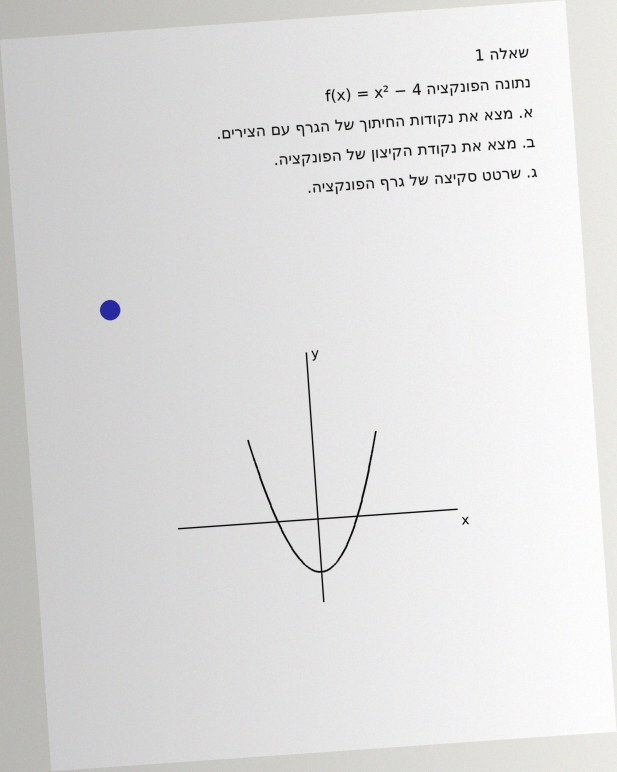
#> input picture exam_generator_v5/tests/fixtures/q1_photo.jpg, 1850 x 2314 px (shown at 1/3 size)
$ python -i preprocess.py   (imports and definitions only)
#> lines starting #> are read from the running program, lines starting #| are printed output that depends on the picture; after the words box and inside, x2 and y2 are one past the last pixel; in counts of white or black regions, pixels touching at a corner belong together
#> further down, picture is the input picture: PIL image 1850x2314 RGB; mean R, G, B 222.2, 222.2, 221.7
"""Image preparation for comparison / archiving (no AI)."""
from __future__ import annotations

import hashlib
import io

import numpy as np
from PIL import Image, ImageOps


def image_hash(data: bytes) -> str:
    return hashlib.sha256(data or b"").hexdigest()


def _otsu(gray: np.ndarray) -> int:
    hist = np.bincount(gray.ravel(), minlength=256).astype(float)
    total, sum_total = gray.size, float(np.dot(np.arange(256), hist))
    w_b = sum_b = 0.0
    best_t, best = 127, -1.0
    for t in range(256):
        w_b += hist[t]
        if w_b == 0:
            continue
        w_f = total - w_b
        if w_f == 0:
            break
        sum_b += t * hist[t]
        var = w_b * w_f * ((sum_b / w_b) - (sum_total - sum_b) / w_f) ** 2
        if var > best:
            best, best_t = var, t
    return best_t


def ink_mask(img: Image.Image, size: int = 160) -> np.ndarray:
    """Binary ink mask, cropped to content and resized to size x size (aspect kept, padded)."""
#> called with size = 160
    g = ImageOps.grayscale(img.convert("RGB"))
    arr = np.asarray(g, dtype=np.uint8)
    blur = np.asarray(g.resize((max(1, g.width // 16), max(1, g.height // 16))).resize(g.size, Image.Resampling.BILINEAR), dtype=np.int16)
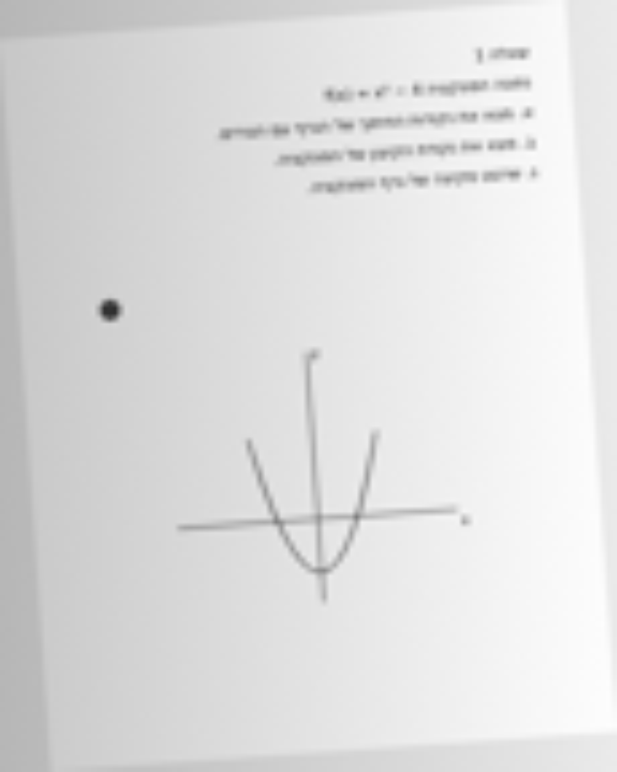
#> blur: shape (2314, 1850) int16 (shown at 1/3 size); min 45, max 253, mean 222.2
    flat = np.clip(arr.astype(np.int16) - blur + 200, 0, 255).astype(np.uint8)
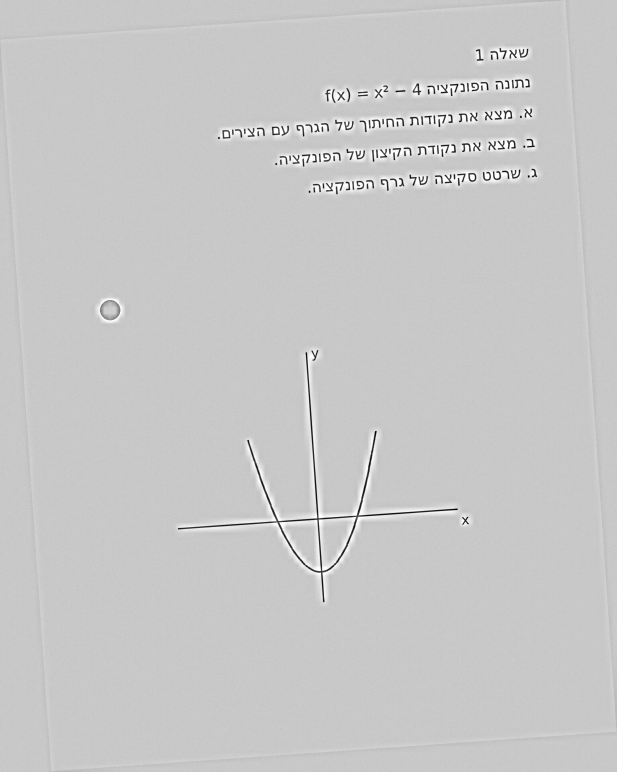
#> flat: shape (2314, 1850) (shown at 1/3 size); min 0, max 255, mean 200
    ink = flat < min(_otsu(flat), 185)
#> in _otsu, `hist = np.bincount(gray.ravel(), minlength=256).astype(float)`: hist = 256 values, max 767673 at index 200, min 17 at index 1, mean 16722.3
#> in _otsu, `total, sum_total = gray.size, float(np.dot(np.arange(256), hist))`: total = 4280900; sum_total = 856049437
#> the loop in _otsu, `for t in range(256):` made 256 passes
#> (w_b, w_f, sum_b, best) on passes 1 to 12: (96, 4280804, 0, 1.64e+13), (113, 4280787, 17, 1.93e+13), (146, 4280754, 83, 2.49e+13), (183, 4280717, 194, 3.1e+13), (233, 4280667, 394, 3.92e+13), (290, 4280610, 679, 4.85e+13), (348, 4280552, 1027, 5.78e+13), (423, 4280477, 1552, 6.98e+13), (540, 4280360, 2488, 8.82e+13), (661, 4280239, 3577, 1.07e+14), (814, 4280086, 5107, 1.31e+14), (980, 4279920, 6933, 1.56e+14)
#> after the loop in _otsu, `for t in range(256):`: best = 3.11e+15; best_t = 126; sum_b = 852670432; w_b = 4280900
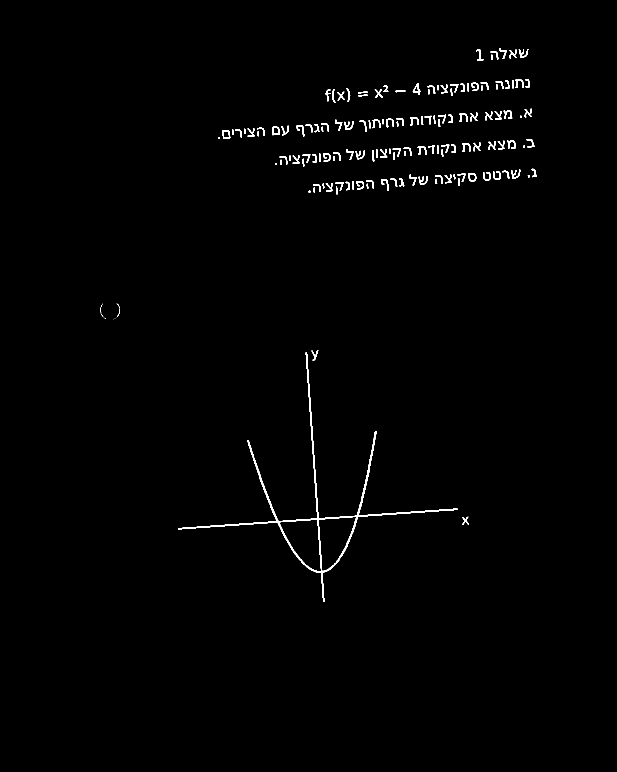
#> ink: shape (2314, 1850) bool (shown at 1/3 size); 0.77% white; 158 white regions (17 under 20 px), largest, box (x1, y1, x2, y2) and area: (534, 1057, 1373, 1806) 10817, (1533, 509, 1561, 536) 294, (1238, 251, 1263, 285) 292
    ys, xs = np.nonzero(ink)
    if len(xs) == 0:
        return np.zeros((size, size), bool)
    ink = ink[ys.min():ys.max() + 1, xs.min():xs.max() + 1]
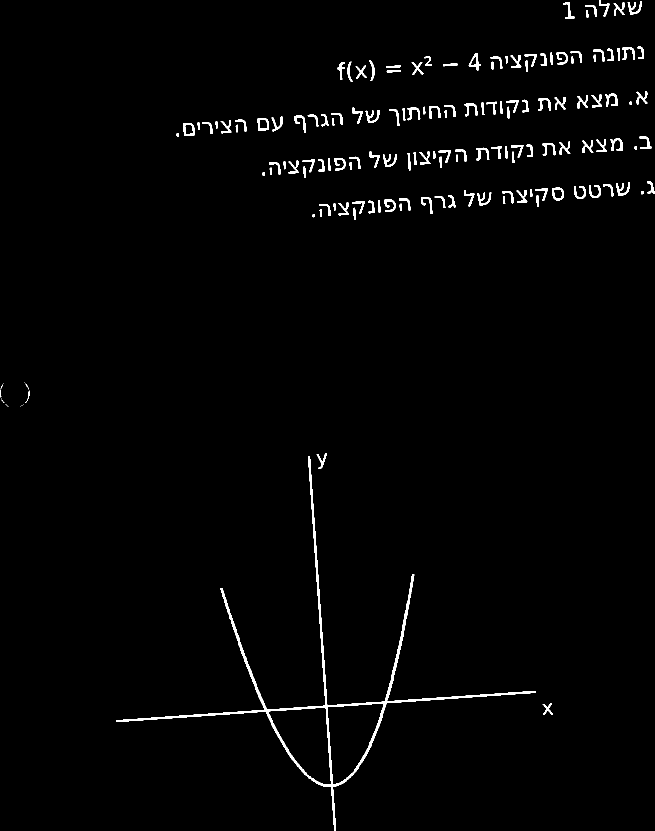
#> ink: shape (1662, 1310) bool (shown at 1/2 size); 1.5% white; 158 white regions (17 under 20 px), largest, box (x1, y1, x2, y2) and area: (233, 913, 1072, 1662) 10817, (1232, 365, 1260, 392) 294, (937, 107, 962, 141) 292
    im = Image.fromarray((ink * 255).astype(np.uint8))
    im.thumbnail((size, size), Image.Resampling.BILINEAR)
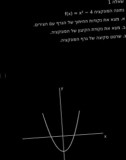
#> im: PIL image 126x160 L; min 0, max 127, mean 3.9
    canvas = Image.new("L", (size, size), 0)
#> canvas: PIL image 160x160 L; every value is 0
    canvas.paste(im, ((size - im.width) // 2, (size - im.height) // 2))
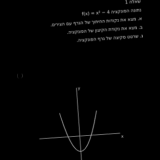
#> canvas: PIL image 160x160 L; min 0, max 127, mean 3
    return np.asarray(canvas) > 60
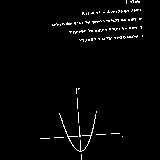
#> returned value: shape (160, 160) bool; 2.2% white in thin lines or dots, all inside (x1, y1, x2, y2) = (40, 0, 143, 160)


def cleaned_png(data: bytes) -> bytes:
    """Clean black-on-white version of the source crop (archive / comparison)."""
    with Image.open(io.BytesIO(data)) as im:
        g = ImageOps.grayscale(im.convert("RGB"))
    arr = np.asarray(g, dtype=np.uint8)
    blur = np.asarray(g.resize((max(1, g.width // 16), max(1, g.height // 16))).resize(g.size, Image.Resampling.BILINEAR), dtype=np.int16)
    flat = np.clip(arr.astype(np.int16) - blur + 200, 0, 255).astype(np.uint8)
    out = np.where(flat < min(_otsu(flat), 185), 0, 255).astype(np.uint8)
    buf = io.BytesIO()
    Image.fromarray(out).save(buf, format="PNG")
    return buf.getvalue()

>>> from PIL import Image
>>> picture = Image.open('../tests/fixtures/q1_photo.jpg')
>>> result = ink_mask(picture)

$ run again, on exam_generator_v5/tests/fixtures/q2_photo.jpg
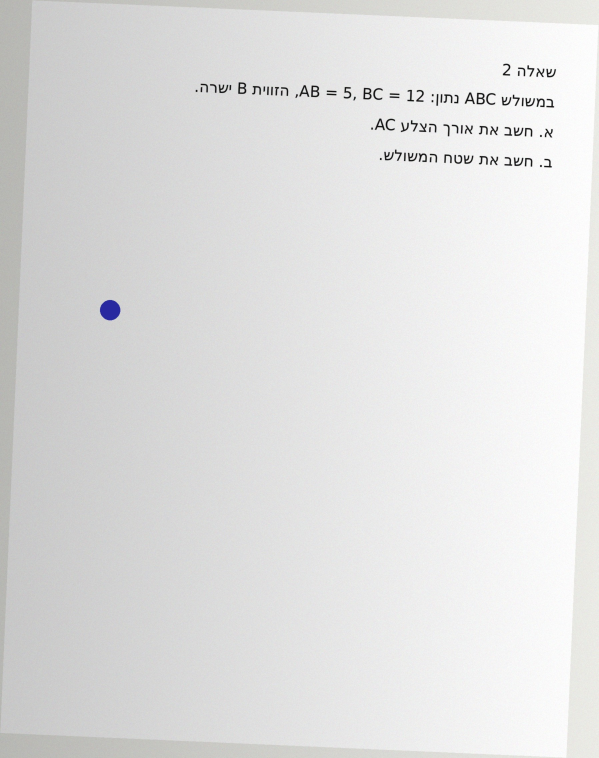
#> input picture exam_generator_v5/tests/fixtures/q2_photo.jpg, 1796 x 2274 px (shown at 1/3 size)
#> picture is the input picture: PIL image 1796x2274 RGB; mean R, G, B 223.8, 223.8, 223.5
#> hist = 256 values, max 764543 at index 200, min 14 at index 1, mean 15953.5
#> total = 4084104; sum_total = 816669134
#> the loop in _otsu, `for t in range(256):` made 256 passes
#> (w_b, w_f, sum_b, best) on passes 1 to 8: (80, 4084024, 0, 1.31e+13), (94, 4084010, 14, 1.53e+13), (121, 4083983, 68, 1.96e+13), (146, 4083958, 143, 2.36e+13), (181, 4083923, 283, 2.91e+13), (204, 4083900, 398, 3.27e+13), (250, 4083854, 674, 3.97e+13), (299, 4083805, 1017, 4.72e+13)
#> after the loop in _otsu, `for t in range(256):`: best = 1.4e+15; best_t = 128; sum_b = 814190279; w_b = 4084104
#> in ink_mask, `ink = flat < min(_otsu(flat), 185)`:
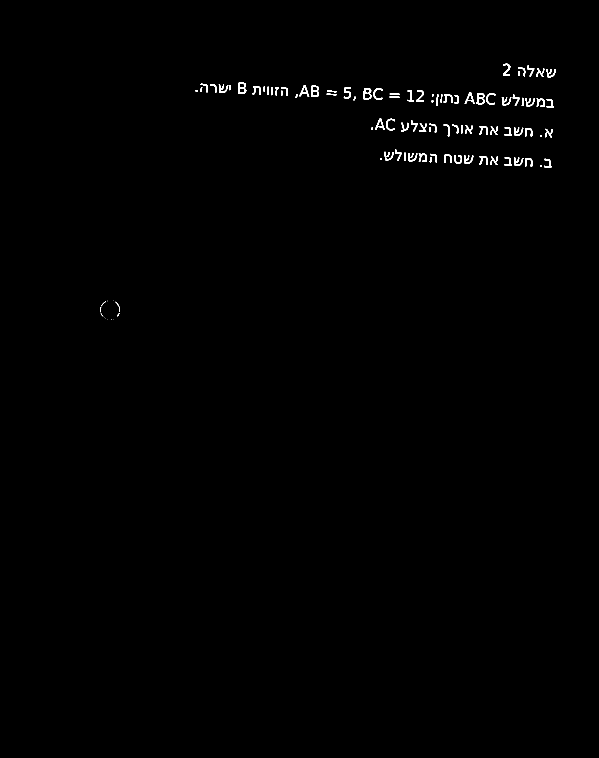
#> ink: shape (2274, 1796) bool (shown at 1/3 size); 0.41% white; 101 white regions (12 under 20 px), largest, box (x1, y1, x2, y2) and area: (1090, 264, 1114, 298) 414, (1430, 279, 1454, 313) 406, (934, 257, 957, 291) 403
#> ys = 16619 values from 191 to 959; xs = 16619 values, max 1667 at index 382, min 301 at index 16539, mean 1279.1
#> in ink_mask, `return np.asarray(canvas) > 60`:
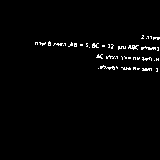
#> returned value: shape (160, 160) bool; 1.8% white in thin lines or dots, all inside (x1, y1, x2, y2) = (35, 35, 160, 72)
